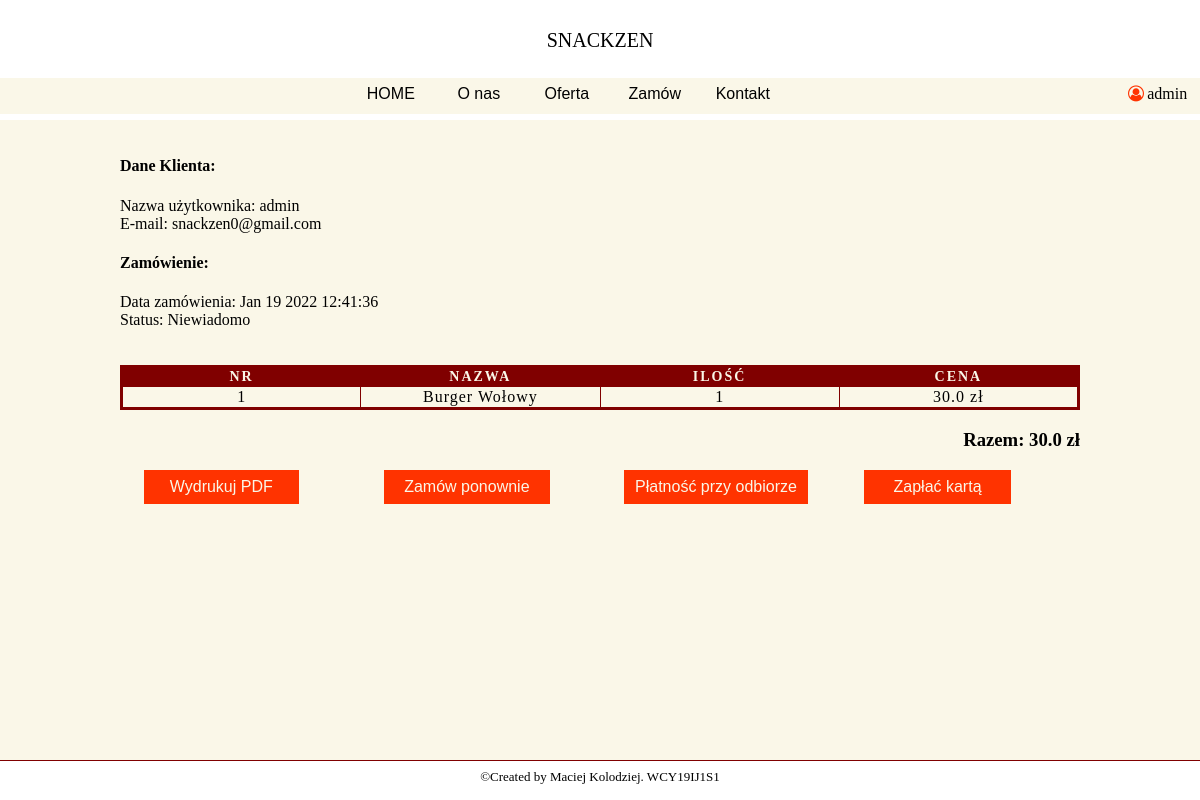
Page /orders/e26936fa75 (signed in) on the earlier database version.
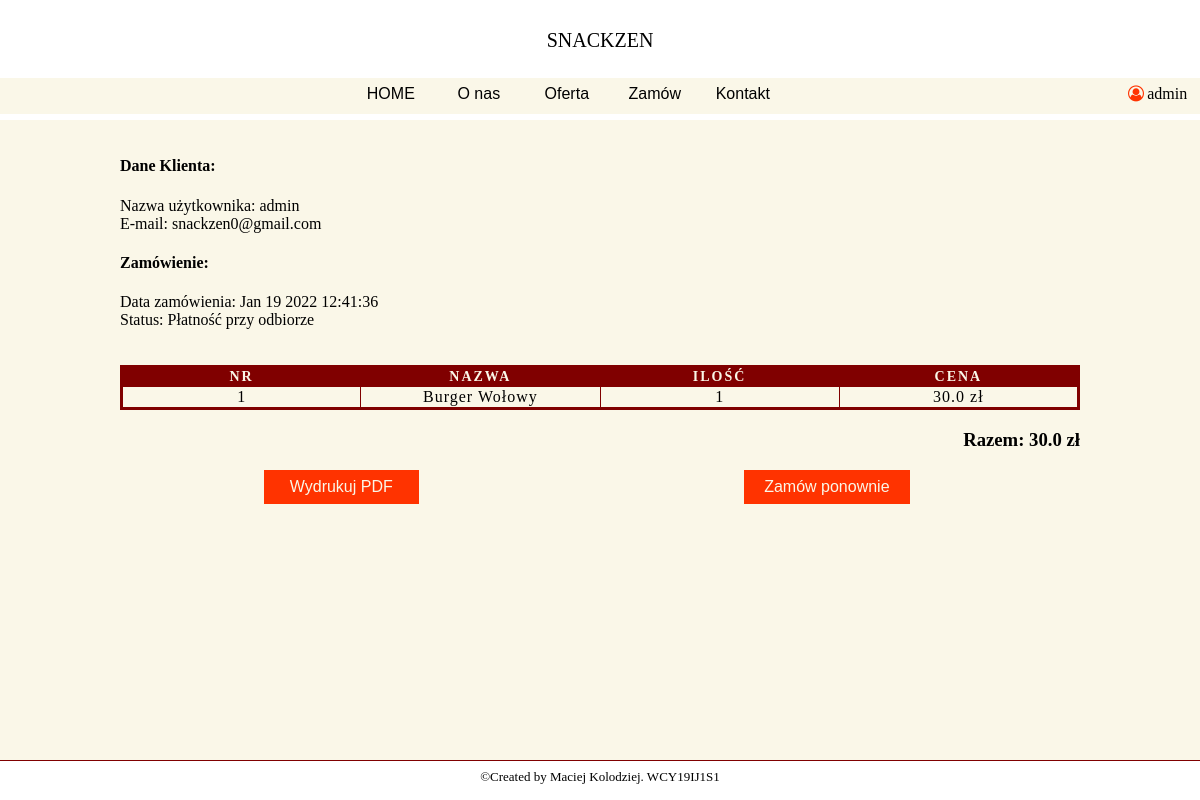
Same page on the later database version.
### Restaurant/models.py (models this page shows, shortened)
class User(db.Model, UserMixin):
    id = db.Column(db.Integer, primary_key=True)
    username = db.Column(db.String(20), unique=True, nullable=False)
    email = db.Column(db.String(120), unique=True, nullable=False)
    password = db.Column(db.String(60), unique=True)

class CustomerOrder(db.Model):
    id = db.Column(db.Integer, primary_key=True)
    invoice = db.Column(db.String(20), unique=True, nullable=False)
    status = db.Column(db.String(20), default='Niewiadomo', nullable=False)
    customer_id = db.Column(db.String(20), unique=False, nullable=False)
    date_created = db.Column(db.DateTime, default=datetime.utcnow, nullable=False)
    orders = db.Column(JsonEcodedDict)

### Restaurant/routes.py (the view)
@app.route('/orders/<invoice>')
@login_required
def orders(invoice):
    if current_user.is_authenticated:
       total = 0
       customer_id = current_user.id
       customer = User.query.filter_by(id=customer_id).first()
       orders = CustomerOrder.query.filter_by(invoice=invoice).first()
       for _key, product in orders.orders.items():
           total += float(product['price']) * int(product['quantity'])
    else:
        return redirect(url_for('login'))
    return render_template('user-order.html', menu=menu, invoice=invoice, total=str(total), customer=customer, orders=orders)

### Restaurant/models.py (called while the page is built)
@login_manager.user_loader
def load_user(user_id):
    return User.query.get(int(user_id))

    def process_result_value(self, value, dialect):
        if value is None:
            return {}
        else:
            return json.loads(value)

### Restaurant/templates/user-order.html (shortened to what this page needs)
{% extends "layout.html" %}
{% block content %}
    <div id="information-box">
        <div class="information-box-content3">
                <h4>Dane Klienta: </h4>
                Nazwa użytkownika: {{ customer.username }} <br>
                E-mail: {{ customer.email }} <br>
                <h4>Zamówienie: </h4>
                Data zamówienia: {{ orders.date_created.strftime("%b %d %Y %H:%M:%S") }} <br>
                Status: {{ orders.status }} <br>
                <br>
                <br>
                    <table class="table">
                    <thead>
                        <th>Nr</th>
                        <th>Nazwa</th>
                        <th>Ilość</th>
                        <th>Cena</th>
                    </thead>
                    <tbody>
                        {% for key, product in orders.orders.items() %}
                            <tr>
                                <td>{{ loop.index }}</td>
                                <td>{{ product.name }}</td>
                                <td>{{ product.quantity }}</td>
                                <td>{{ product.price }} zł</td>
                            </tr>
                        {% endfor %}
                    </tbody>
                </table>
                <h3 style ="text-align: right">Razem: {{ total }} zł</h3>
                <div class="buttons">
                    <form class="form-btn" action="{{url_for('get_pdf', invoice=invoice)}}" method="POST">
                        <button class="btn" type='submit'>Wydrukuj PDF</button>
                    </form>
                    <form class="form-btn" action="{{url_for('order_again', invoice=invoice)}}" method="POST">
                        <button class="btn" type='submit'>Zamów ponownie</button>
                    </form>
                    {% if orders.status =='Zapłacone' or orders.status == 'Płatność przy odbiorze' %}
                    {% else %}
                    <form class="form-btn" action="{{url_for('payment_delivery')}}" method="POST">
                        <button class="btn" type='submit'>Płatność przy odbiorze</button>
                    </form>
                    <form class="form-btn" action="{{url_for('payment')}}" method="POST">
                        {% set amount =  total.replace('.','') %}
                     <button type="submit" class="btn">Zapłać kartą</button>
                  </form>
                  </div>
                {% endif %}
        </div>
    </div>
    </div>
{% endblock %}

### Restaurant/templates/layout.html (shortened to what this page needs)
<!DOCTYPE html>
<html lang="en">
<head>
    <link rel= "stylesheet" type= "text/css" href= "{{ url_for('static',filename='styles/style.css') }}">
    <link rel= "stylesheet" type= "text/css" href= "{{ url_for('static',filename='styles/fontello.css') }}">
</head>
<body>
    <div id="top-bar">
        <div id="res_name">
            <p>SNACKZEN</p>
        </div>
        <div id="contest-menu">
            {% for el in menu %}
                <a class="contest-menu-element" href="{{ el.url }}">{{ el.name }} </a>
            {% endfor %}
            {% if current_user.is_authenticated %}
                <div class="contest-menu-element-user">
            <a><i class="icon-user"></i></a>{{ current_user.username }}
            </div>
            {% endif %}
        </div>
    </div>
{% block content %}{% endblock %}
    <footer>
        <p>©Created by Maciej Kolodziej. WCY19IJ1S1</p>
    </footer>
</body>
</html>

### Restaurant/static/styles/style.css (style rules this page uses)
body { margin: 0px; height: 100vh; width: 100%; background-color: white; overflow: hidden; }
footer { border-top: groove; border-top-color: #800000; border-width: thin; text-align: center; font-size: small; }
form { width: 100%; display: grid; grid-template-columns: auto auto; grid-gap: 1%; }
footer p { margin-top: 8px; }
#top-bar { position: relative; width: 100%; height: 15%; background-color: white; }
#res_name { position: absolute; bottom: 40%; display: inline-block; vertical-align: middle; text-align: center; width: 100%; font-size: 20px; font-weight: lighter; }
#contest-menu { position: absolute; bottom: 5%; background-color: rgb(250,247, 232); text-align: center; width: 100%; height: 30%; }
.contest-menu-element { font-family: Arial Narrow, sans-serif; width: 7%; text-align: center; color: black; display: inline-block; height: 100%; line-height: 2; text-decoration: none; }
.contest-menu-element-user { margin-left: 28%; margin-right: -28%; text-align: center; color: black; display: inline-block; justify-content: right; height: 100%; line-height: 2; text-decoration: none; }
#information-box { height: 80%; width: 100%; background-color: rgb(250,247, 232); display: flex; flex-direction: row; justify-content: space-around; }
.information-box-content3 { align-self: center; height: 95%; width: 80%; display: flex; flex-direction: column; justify-content: flex-start; overflow-y: auto; }
.icon-user { color: #ff3300; }
table { table-layout: fixed; width: 100%; border-collapse: collapse; border: 3px solid #800000; }
thead { background-color: #800000; color: rgb(250,247, 232); font-size: 0.875rem; text-transform: uppercase; }
tbody td { text-align: center; }
th { letter-spacing: 2px; border: 1px solid #800000; }
td { letter-spacing: 1px; border: 1px solid #800000; }
.btn { font-size: 1rem; background-color: #ff3300; color: rgb(250,247, 232); border: maroon; padding: .5rem; }
.buttons { display: flex; flex-direction: row; justify-content: space-around; }
.form-btn { width: 20%; }

Differences in the rows shown:
changed CustomerOrder: status "Niewiadomo" → "Płatność przy odbiorze"
Other differences:
text no longer shown: "Płatność przy odbiorze Zapłać kartą"
